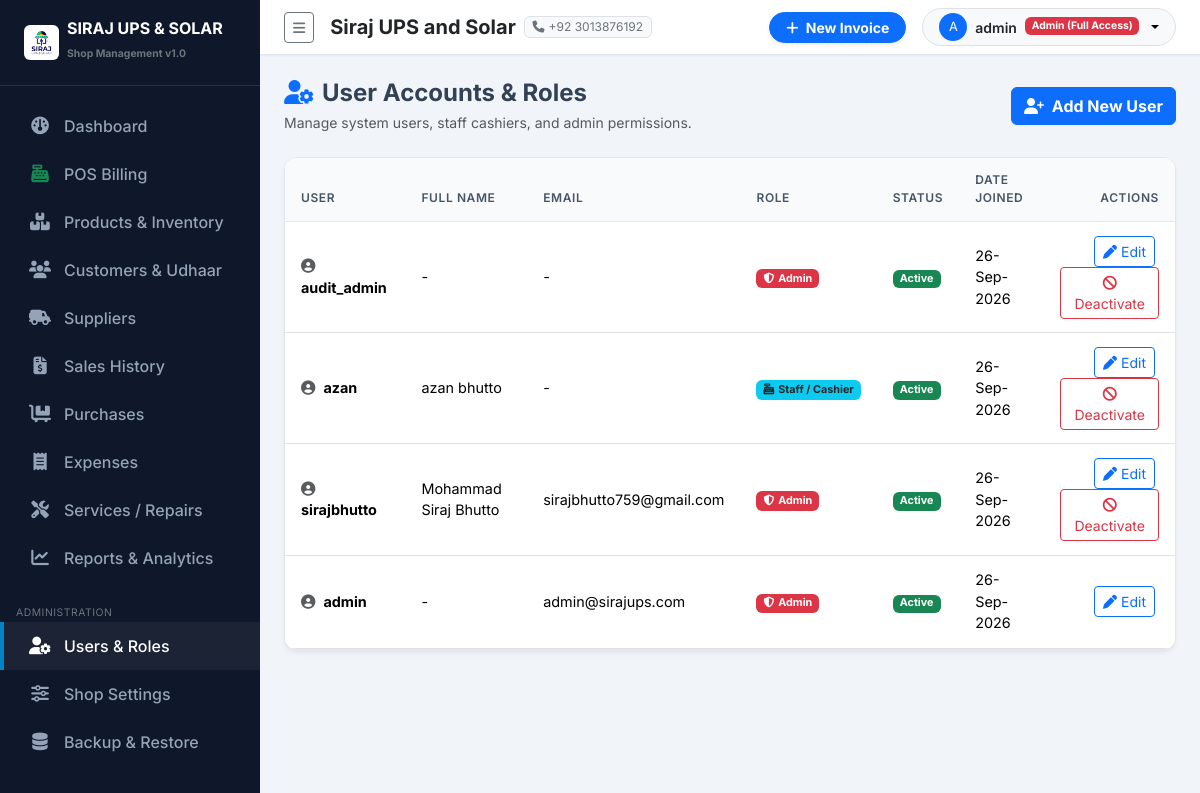
/accounts/users/ (signed in), run on the app's committed database.
### purchases/settings_app/models.py (models this page shows, shortened)
class ShopSettings(models.Model):
    shop_name = models.CharField(max_length=200, default="Siraj UPS and Solar")
    subtitle = models.CharField(max_length=255, default="UPS | Solar Systems | Batteries | Inverters | Accessories")
    address = models.TextField(default="Main Market, Shop #12, City Center")
    phone = models.CharField(max_length=50, default="+92 300 1234567")
    whatsapp = models.CharField(max_length=50, default="+92 300 1234567")
    email = models.EmailField(default="contact@sirajupssolar.com", blank=True)
    ntn_number = models.CharField(max_length=50, blank=True, help_text="NTN / Tax Number")
    invoice_footer = models.TextField(default="Thank you for choosing Siraj UPS and Solar! Goods once sold are non-refundable after 7 days.")
    logo = models.ImageField(upload_to='shop_logo/', blank=True, null=True)
    class Meta:
        verbose_name = "Shop Setting"
        verbose_name_plural = "Shop Settings"
    @classmethod
    def get_settings(cls):
        obj, created = cls.objects.get_or_create(id=1)
        return obj

### accounts/models.py (models this page shows, shortened)
class UserProfile(models.Model):
    ROLE_ADMIN = 'ADMIN'
    ROLE_STAFF = 'STAFF'
    ROLE_CHOICES = [
        (ROLE_ADMIN, 'Admin (Full Access)'),
        (ROLE_STAFF, 'Staff / Cashier'),
    ]
    user = models.OneToOneField(User, on_delete=models.CASCADE, related_name='profile')
    role = models.CharField(max_length=20, choices=ROLE_CHOICES, default=ROLE_STAFF)
    phone = models.CharField(max_length=30, blank=True)
    address = models.CharField(max_length=255, blank=True)
    is_active_staff = models.BooleanField(default=True)
    def is_admin(self):
        return self.role == self.ROLE_ADMIN or self.user.is_superuser

### accounts/views.py (the view)
# urls.py: path('users/', views.user_list, name='user_list'),
@login_required
@admin_required
def user_list(request):
    users = User.objects.select_related('profile').all().order_by('-date_joined')
    return render(request, 'accounts/user_list.html', {'users': users})

### templates/accounts/user_list.html (shortened to what this page needs)
{% extends 'base.html' %}
{% block content %}
<div class="d-flex justify-content-between align-items-center mb-4">
    <div>
        <h4 class="fw-bold mb-1"><i class="fa-solid fa-user-gear me-2 text-primary"></i>User Accounts & Roles</h4>
        <p class="text-muted small mb-0">Manage system users, staff cashiers, and admin permissions.</p>
    </div>
    <a href="{% url 'accounts:user_create' %}" class="btn btn-primary fw-bold">
        <i class="fa-solid fa-user-plus me-1"></i> Add New User
    </a>
</div>
<div class="custom-table-card">
    <div class="table-responsive">
        <table class="table table-hover align-middle mb-0">
            <thead>
                <tr>
                    <th>User</th>
                    <th>Full Name</th>
                    <th>Email</th>
                    <th>Role</th>
                    <th>Status</th>
                    <th>Date Joined</th>
                    <th class="text-end">Actions</th>
                </tr>
            </thead>
            <tbody>
                {% for u in users %}
                <tr>
                    <td class="fw-bold">
                        <i class="fa-solid fa-user-circle text-muted me-2"></i>{{ u.username }}
                    </td>
                    <td>{{ u.get_full_name|default:"-" }}</td>
                    <td>{{ u.email|default:"-" }}</td>
                    <td>
                        {% if u.profile.role == 'ADMIN' or u.is_superuser %}
                            <span class="badge bg-danger"><i class="fa-solid fa-shield-halved me-1"></i>Admin</span>
                        {% else %}
                            <span class="badge bg-info text-dark"><i class="fa-solid fa-cash-register me-1"></i>Staff / Cashier</span>
                        {% endif %}
                    </td>
                    <td>
                        {% if u.is_active %}
                            <span class="badge bg-success">Active</span>
                        {% else %}
                            <span class="badge bg-secondary">Inactive</span>
                        {% endif %}
                    </td>
                    <td>{{ u.date_joined|date:"d-M-Y" }}</td>
                    <td class="text-end">
                        <a href="{% url 'accounts:user_edit' u.id %}" class="btn btn-sm btn-outline-primary me-1">
                            <i class="fa-solid fa-pen"></i> Edit
                        </a>
                        {% if u != request.user %}
                        <a href="{% url 'accounts:user_toggle_status' u.id %}" class="btn btn-sm {% if u.is_active %}btn-outline-danger{% else %}btn-outline-success{% endif %}">
                            {% if u.is_active %}<i class="fa-solid fa-ban"></i> Deactivate{% else %}<i class="fa-solid fa-check"></i> Activate{% endif %}
                        </a>
                        {% endif %}
                    </td>
                </tr>
                {% endfor %}
            </tbody>
        </table>
    </div>
</div>
{% endblock %}

### templates/sidebar.html (shortened to what this page needs)
{% load static %}
<div id="sidebar-wrapper">
    <div class="sidebar-heading d-flex align-items-center gap-2">
        {% if shop_settings and shop_settings.logo %}
            <img src="{{ shop_settings.logo.url }}" alt="Logo" style="max-height: 35px;" class="rounded">
        {% else %}
            <i class="fa-solid fa-bolt text-warning fs-4"></i>
        {% endif %}
        <div>
            <div class="lh-1 text-white fs-6">SIRAJ UPS & SOLAR</div>
            <small class="text-secondary style-sub" style="font-size: 0.65rem;">Shop Management v1.0</small>
        </div>
    </div>
    <div class="sidebar-nav">
        <a href="{% url 'dashboard:index' %}" class="nav-link {% if request.resolver_match.app_name == 'dashboard' %}active{% endif %}">
            <i class="fa-solid fa-gauge"></i> Dashboard
        </a>
        <a href="{% url 'sales:pos_billing' %}" class="nav-link {% if request.resolver_match.url_name == 'pos_billing' %}active{% endif %}">
            <i class="fa-solid fa-cash-register text-success"></i> POS Billing
        </a>
        <a href="{% url 'products:product_list' %}" class="nav-link {% if request.resolver_match.app_name == 'products' %}active{% endif %}">
            <i class="fa-solid fa-boxes-stacked"></i> Products & Inventory
        </a>
        <a href="{% url 'customers:customer_list' %}" class="nav-link {% if request.resolver_match.app_name == 'customers' %}active{% endif %}">
            <i class="fa-solid fa-users"></i> Customers & Udhaar
        </a>
        <a href="{% url 'suppliers:supplier_list' %}" class="nav-link {% if request.resolver_match.app_name == 'suppliers' %}active{% endif %}">
            <i class="fa-solid fa-truck-field"></i> Suppliers
        </a>
        <a href="{% url 'sales:sale_list' %}" class="nav-link {% if request.resolver_match.app_name == 'sales' and request.resolver_match.url_name != 'pos_billing' %}active{% endif %}">
            <i class="fa-solid fa-file-invoice-dollar"></i> Sales History
        </a>
        <a href="{% url 'purchases:purchase_list' %}" class="nav-link {% if request.resolver_match.app_name == 'purchases' %}active{% endif %}">
            <i class="fa-solid fa-cart-flatbed"></i> Purchases
        </a>
        <a href="{% url 'expenses:expense_list' %}" class="nav-link {% if request.resolver_match.app_name == 'expenses' %}active{% endif %}">
            <i class="fa-solid fa-receipt"></i> Expenses
        </a>
        <a href="{% url 'services:service_list' %}" class="nav-link {% if request.resolver_match.app_name == 'services' %}active{% endif %}">
            <i class="fa-solid fa-screwdriver-wrench"></i> Services / Repairs
        </a>
        <a href="{% url 'reports:index' %}" class="nav-link {% if request.resolver_match.app_name == 'reports' %}active{% endif %}">
            <i class="fa-solid fa-chart-line"></i> Reports & Analytics
        </a>
        {% if user.profile.is_admin %}
        <small class="text-uppercase text-secondary px-3 style-sub" style="font-size: 0.65rem; letter-spacing: 0.05em;">Administration</small>
        <a href="{% url 'accounts:user_list' %}" class="nav-link {% if request.resolver_match.app_name == 'accounts' %}active{% endif %}">
            <i class="fa-solid fa-user-gear"></i> Users & Roles
        </a>
        <a href="{% url 'settings_app:shop_settings' %}" class="nav-link {% if request.resolver_match.app_name == 'settings_app' and request.resolver_match.url_name == 'shop_settings' %}active{% endif %}">
            <i class="fa-solid fa-sliders"></i> Shop Settings
        </a>
        <a href="{% url 'settings_app:backup_restore' %}" class="nav-link {% if request.resolver_match.url_name == 'backup_restore' %}active{% endif %}">
            <i class="fa-solid fa-database"></i> Backup & Restore
        </a>
        {% endif %}
    </div>
</div>

### templates/navbar.html (shortened to what this page needs)
{% load static %}
<nav class="navbar navbar-expand-lg top-navbar px-4 py-2">
    <div class="container-fluid p-0">
        <button class="btn btn-sm btn-outline-secondary me-3" id="sidebarToggle">
            <i class="fa-solid fa-bars"></i>
        </button>
        <div class="d-none d-md-flex align-items-center gap-2 me-auto">
            <span class="fw-bold text-dark fs-5">{{ shop_settings.shop_name }}</span>
            <span class="badge bg-light text-secondary border fw-normal"><i class="fa-solid fa-phone me-1"></i>{{ shop_settings.phone }}</span>
        </div>
        <div class="d-flex align-items-center gap-3">
            <a href="{% url 'sales:pos_billing' %}" class="btn btn-primary btn-sm px-3 fw-bold rounded-pill shadow-sm">
                <i class="fa-solid fa-plus me-1"></i> New Invoice
            </a>
            <div class="dropdown">
                <button class="btn btn-light btn-sm dropdown-toggle d-flex align-items-center gap-2 border rounded-pill px-3" type="button" data-bs-toggle="dropdown">
                    <div class="bg-primary text-white rounded-circle d-flex align-items-center justify-content-center" style="width: 28px; height: 28px; font-size: 0.8rem;">
                        {{ user.username|first|upper }}
                    </div>
                    <span class="fw-semibold text-dark">{{ user.username }}</span>
                    <span class="badge {% if user.profile.is_admin %}bg-danger{% else %}bg-info text-dark{% endif %}" style="font-size: 0.65rem;">
                        {{ user.profile.get_role_display }}
                    </span>
                </button>
            </div>
        </div>
    </div>
</nav>

### purchases/static/css/custom.css (style rules this page uses)
:root { --primary-color: #0284c7; --primary-hover: #0369a1; --dark-bg: #0f172a; --dark-surface: #1e293b; --light-bg: #f8fafc; --card-shadow: 0 4px 6px -1px rgba(0, 0, 0, 0.05), 0 2px 4px -1px rgba(0, 0, 0, 0.03); --border-color: #e2e8f0; }
body { font-family: 'Inter', sans-serif; background-color: #f1f5f9; color: #334155; overflow-x: hidden; }
#sidebar-wrapper { min-height: 100vh; width: 260px; background-color: var(--dark-bg); color: #f8fafc; transition: margin 0.25s ease-out; }
#sidebar-wrapper .sidebar-heading { padding: 1.25rem 1.5rem; font-size: 1.2rem; font-weight: 700; color: #ffffff; border-bottom: 1px solid rgba(255, 255, 255, 0.1); }
.sidebar-nav { padding: 1rem 0; }
.sidebar-nav .nav-link { padding: 0.75rem 1.5rem; color: #94a3b8; font-weight: 500; display: flex; align-items: center; gap: 0.75rem; transition: all 0.2s ease-in-out; border-left: 4px solid transparent; }
.sidebar-nav .nav-link:hover, .sidebar-nav .nav-link.active { color: #ffffff; background-color: rgba(255, 255, 255, 0.05); border-left-color: var(--primary-color); }
.sidebar-nav .nav-link i { font-size: 1.1rem; width: 24px; text-align: center; }
.top-navbar { background-color: #ffffff; border-bottom: 1px solid var(--border-color); box-shadow: 0 1px 2px 0 rgba(0, 0, 0, 0.05); }
.custom-table-card { background-color: #ffffff; border-radius: 0.75rem; border: 1px solid var(--border-color); box-shadow: var(--card-shadow); overflow: hidden; }
.table thead th { background-color: #f8fafc; color: #475569; font-weight: 600; text-transform: uppercase; font-size: 0.75rem; letter-spacing: 0.05em; border-bottom: 1px solid var(--border-color); padding: 0.85rem 1rem; }
.table tbody td { padding: 0.85rem 1rem; vertical-align: middle; font-size: 0.9rem; }

### data on the page
ShopSettings: logo (picture), shop_name "Siraj UPS and Solar", phone "+92 3013876192"

### other printed values
{{ user.username|first|upper }} "A"
{{ user.username }} "admin"
{{ user.profile.get_role_display }} "Admin (Full Access)"
{{ u.username }} "audit_admin"
{{ u.get_full_name|default:"-" }} "-"
{{ u.email|default:"-" }} "-"
{{ u.date_joined|date:"d-M-Y" }} "26-Sep-2026"
{{ u.username }} "azan"
{{ u.get_full_name|default:"-" }} "azan bhutto"
{{ u.username }} "sirajbhutto"
{{ u.get_full_name|default:"-" }} "Mohammad Siraj Bhutto"
{{ u.email|default:"-" }} "sirajbhutto759@gmail.com"
{{ u.username }} "admin"
{{ u.email|default:"-" }} "admin@sirajups.com"
